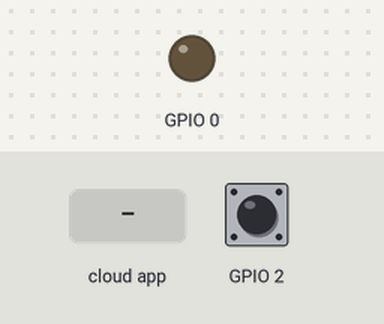
This sketch was run on a simulated ESP8266 (NodeMCU). Parts: output pins drawn as LEDs (lit = HIGH). The inputs (shaded band) are chosen by the test bench; at power-on: GPIO 2 HIGH. WiFi joins after 1.5 s; servers stay silent unless stated; the Firebase database answers and starts empty.

Above: at 4.7 s.
4.8 s: GPIO 2 pulled LOW for 3.2 s
At 9.2 s:
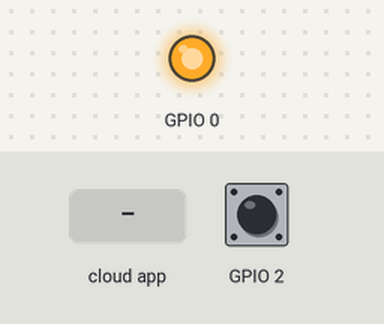
9.5 s: GPIO 2 pulled LOW for 0.15 s
At 10.5 s:
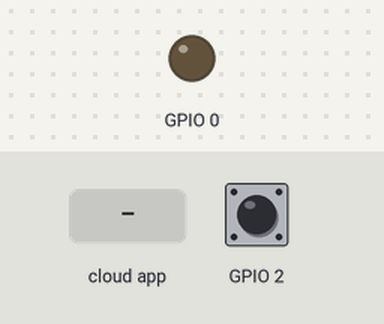
11.2 s: the phone or cloud app sets Led1Status to 1
At 11.7 s:
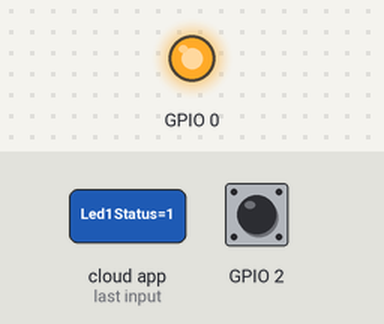
Timing chart, 0 to 14.2 s (numbered marks = the images above; inputs shaded):
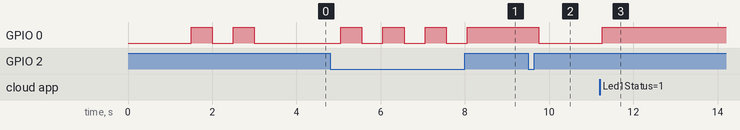

Measured:
- after the input at 4.8 s, GPIO 0: alternates HIGH for 0.50 s and LOW for 0.50 s, 7 changes in all, then stays HIGH, starting after 0.25 s
- after the input at 9.5 s, GPIO 0: HIGH → LOW after 0.26 s
- after the input at 11.2 s, GPIO 0: LOW → HIGH after 0.06 s

The sketch:

Esp8266_Aprobado_23_04_23_GPT.ino
```cpp
#include <FirebaseESP8266.h>
#include <ESP8266WiFi.h>
#include <Espalexa.h>

#define WIFI_SSID "INFINITUMC7E1"
#define WIFI_PASSWORD "3YEMEE5qCY"

#define FIREBASE_HOST "esp32-1-eeafc-default-rtdb.firebaseio.com"
#define FIREBASE_AUTH "mCoEtvu3R1BJoeiixKE5dbohGvnTGl4C2aH2d6mY"

FirebaseData firebaseData;
Espalexa Alexa;

bool EstadoRele = 0;
bool EstadoW = true;

void ConectarWifi();
void FireBase_enviar();
void AccionRele();
void boton();
void alexa(uint8_t RxAlexa);
void FireBase_loop();

void setup() {
  pinMode(2, INPUT_PULLUP);
  pinMode(0, OUTPUT);
  ConectarWifi();
  if (EstadoW) {
    Firebase.begin(FIREBASE_HOST, FIREBASE_AUTH);
    Firebase.reconnectWiFi(true);
    Alexa.addDevice("Prueba1", alexa);
  }
  Alexa.begin();
}

void loop() {
  boton();
  //Alexa.loop();
  FireBase_loop();
}

void boton() {
  if (digitalRead(2) == 0) {
    delay(200);
    EstadoRele = !EstadoRele;
    AccionRele();
  }
}

void AccionRele() {
  digitalWrite(0, EstadoRele);
  FireBase_enviar();
}

void alexa(uint8_t RxAlexa) {
  EstadoRele = RxAlexa == 0;
  AccionRele();
}

void FireBase_enviar() {
  Firebase.setBool(firebaseData, "/Led1Status", EstadoRele);
}

void FireBase_loop() {
  if (EstadoW) {
    Firebase.getBool(firebaseData, "/Led1Status");
    bool EstadoFB = firebaseData.boolData();
    if (EstadoRele != EstadoFB) {
      EstadoRele = EstadoFB;
      AccionRele();
    }
  }
}

void ConectarWifi() {
  int i = 0;
  WiFi.mode(WIFI_STA);
  WiFi.begin(WIFI_SSID, WIFI_PASSWORD);
  while (WiFi.status() != WL_CONNECTED) {
    delay(500);
    if (i > 50) {
      EstadoW = false;
      break;
    }
    i++;
  }
  if (EstadoW) {
    digitalWrite(0, 1);
    delay(500);
    digitalWrite(0, 0);
    delay(500);
    digitalWrite(0, 1);
    delay(500);
    digitalWrite(0, 0);
    delay(500);
  }
  else {
    digitalWrite(0, 1);
  }
}
```
